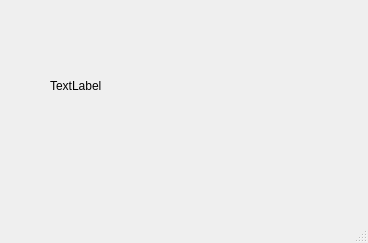
<?xml version="1.0" encoding="UTF-8"?>
<ui version="4.0">
 <class>MainWindow</class>
 <widget class="QMainWindow" name="MainWindow">
  <property name="geometry">
   <rect>
    <x>0</x>
    <y>0</y>
    <width>368</width>
    <height>243</height>
   </rect>
  </property>
  <property name="windowTitle">
   <string>MainWindow</string>
  </property>
  <widget class="QWidget" name="centralwidget">
   <widget class="QLabel" name="label">
    <property name="geometry">
     <rect>
      <x>50</x>
      <y>20</y>
      <width>201</width>
      <height>131</height>
     </rect>
    </property>
    <property name="text">
     <string>TextLabel</string>
    </property>
   </widget>
  </widget>
  <widget class="QMenuBar" name="menubar">
   <property name="geometry">
    <rect>
     <x>0</x>
     <y>0</y>
     <width>368</width>
     <height>23</height>
    </rect>
   </property>
  </widget>
  <widget class="QStatusBar" name="statusbar"/>
 </widget>
 <resources/>
 <connections/>
</ui>
